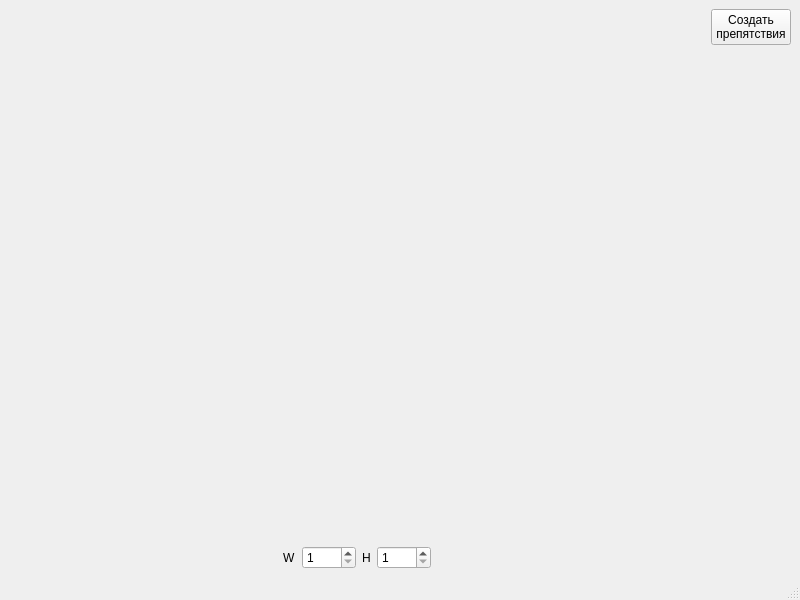
<?xml version="1.0" encoding="UTF-8"?>
<ui version="4.0">
 <class>MainWindow</class>
 <widget class="QMainWindow" name="MainWindow">
  <property name="geometry">
   <rect>
    <x>0</x>
    <y>0</y>
    <width>800</width>
    <height>600</height>
   </rect>
  </property>
  <property name="windowTitle">
   <string>MainWindow</string>
  </property>
  <widget class="QWidget" name="centralwidget">
   <layout class="QGridLayout" name="gridLayout" rowstretch="10,0" columnstretch="10,0">
    <item row="1" column="0">
     <layout class="QHBoxLayout" name="horizontalLayout">
      <item>
       <spacer name="horizontalSpacer">
        <property name="orientation">
         <enum>Qt::Horizontal</enum>
        </property>
        <property name="sizeHint" stdset="0">
         <size>
          <width>0</width>
          <height>0</height>
         </size>
        </property>
       </spacer>
      </item>
      <item>
       <widget class="QLabel" name="lWidth">
        <property name="text">
         <string>W</string>
        </property>
       </widget>
      </item>
      <item>
       <widget class="QSpinBox" name="sbWidth">
        <property name="minimum">
         <number>1</number>
        </property>
        <property name="maximum">
         <number>1000</number>
        </property>
       </widget>
      </item>
      <item>
       <widget class="QLabel" name="wHeight">
        <property name="text">
         <string>H</string>
        </property>
       </widget>
      </item>
      <item>
       <widget class="QSpinBox" name="sbHeight">
        <property name="minimum">
         <number>1</number>
        </property>
        <property name="maximum">
         <number>1000</number>
        </property>
       </widget>
      </item>
      <item>
       <spacer name="horizontalSpacer_2">
        <property name="orientation">
         <enum>Qt::Horizontal</enum>
        </property>
        <property name="sizeHint" stdset="0">
         <size>
          <width>0</width>
          <height>0</height>
         </size>
        </property>
       </spacer>
      </item>
     </layout>
    </item>
    <item row="0" column="0">
     <layout class="QVBoxLayout" name="vlGraphView"/>
    </item>
    <item row="0" column="1" rowspan="2">
     <layout class="QVBoxLayout" name="verticalLayout_2">
      <item>
       <widget class="QPushButton" name="pbCreateWalls">
        <property name="text">
         <string>Создать
препятствия</string>
        </property>
       </widget>
      </item>
      <item>
       <spacer name="verticalSpacer">
        <property name="orientation">
         <enum>Qt::Vertical</enum>
        </property>
        <property name="sizeHint" stdset="0">
         <size>
          <width>20</width>
          <height>40</height>
         </size>
        </property>
       </spacer>
      </item>
     </layout>
    </item>
   </layout>
  </widget>
  <widget class="QMenuBar" name="menubar">
   <property name="geometry">
    <rect>
     <x>0</x>
     <y>0</y>
     <width>800</width>
     <height>22</height>
    </rect>
   </property>
  </widget>
  <widget class="QStatusBar" name="statusbar"/>
 </widget>
 <resources/>
 <connections/>
</ui>
